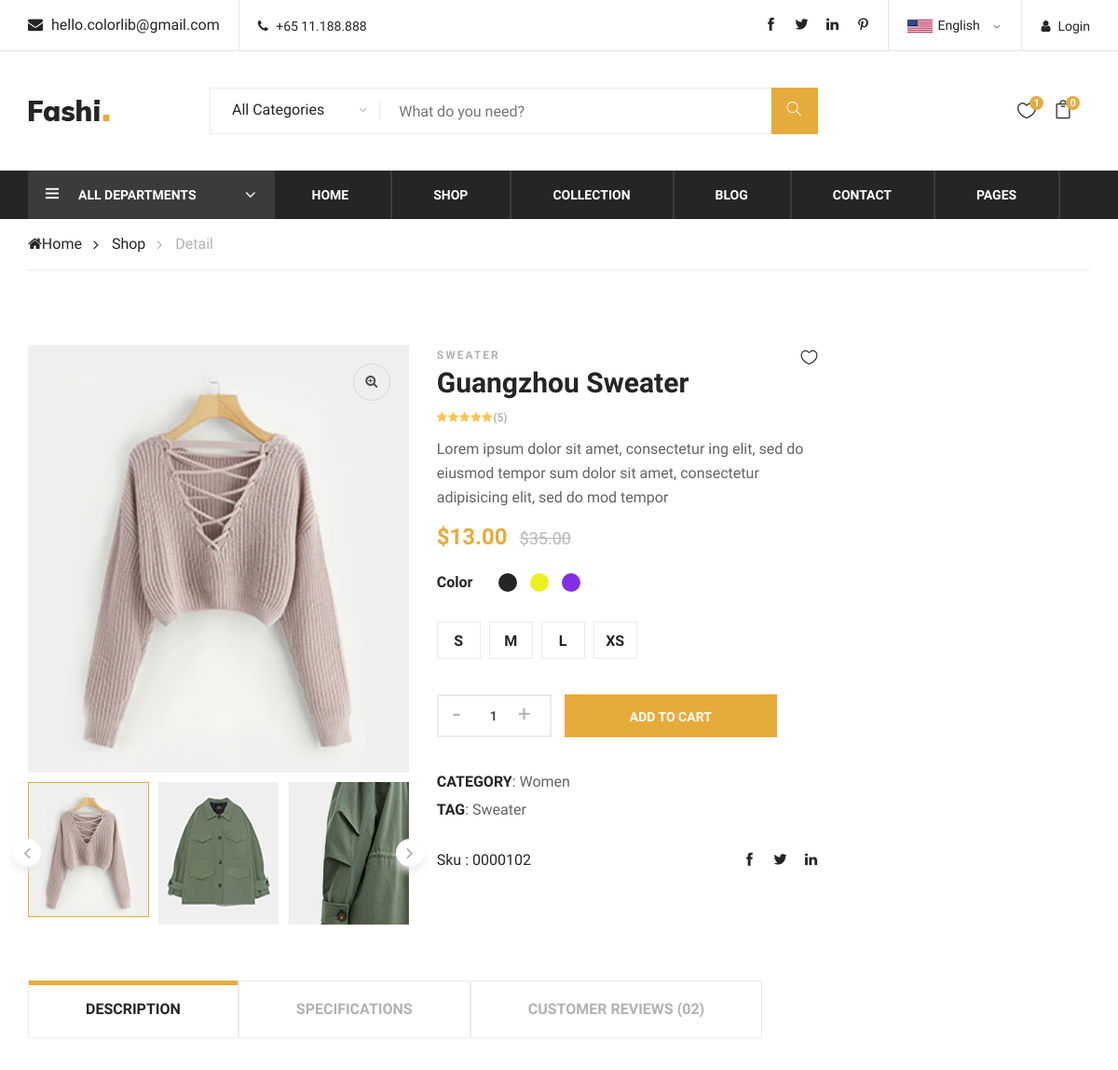
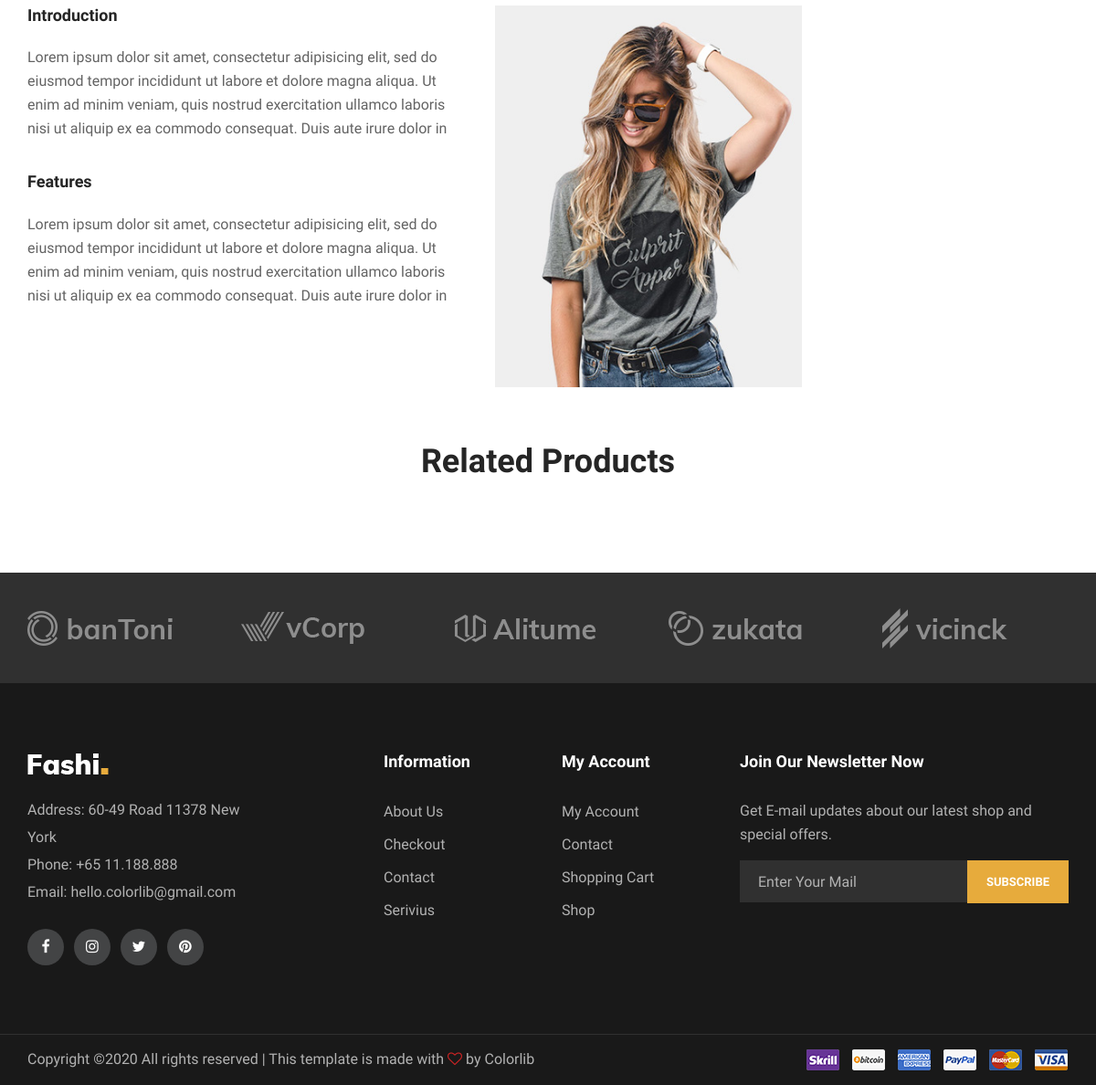
The page /Project/Product.php?id1=102 on the database its author committed (2 pictures, top to bottom).
### tables this page shows
CREATE TABLE `products` (
  `Product_SKU` int(20) NOT NULL,
  `Product_Name` varchar(50) NOT NULL,
  `Product_Price` varchar(20) NOT NULL,
  `Product_Sale_Price` varchar(20) NOT NULL,
  `Sale` varchar(20) NOT NULL,
  `Product_Image` varchar(100) NOT NULL,
  `Product_Category` varchar(20) NOT NULL,
  `Product_Brand` varchar(20) NOT NULL,
  `Product_Color` varchar(20) NOT NULL,
  `Clothing_Size` varchar(20) NOT NULL,
  `Footwear_Size` varchar(20) NOT NULL,
  `Tags` varchar(20) NOT NULL,
  `Product_Brief_Description` varchar(200) NOT NULL,
  `Product_Introduction` varchar(500) NOT NULL,
  `Product_Features` varchar(500) NOT NULL,
  `Product_Status` int(1) NOT NULL
);

### Project/product.php (the view, shortened to what this page needs)
<?php
    include 'config.php';
    include 'header.php';
?>
    <div class="breacrumb-section">
        <div class="container">
            <div class="row">
                <div class="col-lg-12">
                    <div class="breadcrumb-text product-more">
                        <a href="./index.php"><i class="fa fa-home"></i>Home</a>
                        <a href="./shop.php">Shop</a>
                        <span>Detail</span>
                    </div>
                </div>
            </div>
        </div>
    </div>
    <section class="product-shop spad page-details">
        <div class="container">
            <div class="row">
                <?php
                    $sql = "SELECT * FROM products WHERE Product_SKU='".$_GET['id1']."'";
                    $result = mysqli_query($connection,$sql);
                    $view = mysqli_fetch_all($result,MYSQLI_ASSOC);
                    foreach ($view as $key => $value):
                echo "<div class='col-lg-9'>
                    <div class='row'>
                        <div class='col-lg-6'>
                            <div class='product-pic-zoom'>
                                <img class='product-big-img' src='img/products/".$value['Product_Image']."' alt=''>
                                <div class='zoom-icon'>
                                    <i class='fa fa-search-plus'></i>
                                </div>
                            </div>
                            <div class='product-thumbs'>
                                <div class='product-thumbs-track ps-slider owl-carousel'>
                                <div class='pt active' data-imgbigurl='img/products/".$value['Product_Image']."'><img
                                            src='img/products/".$value['Product_Image']."' alt=''></div>
                                    <div class='pt' data-imgbigurl='img/product-single/product-2.jpg'><img src='img/product-single/product-2.jpg' alt=''></div>
                                    <div class='pt' data-imgbigurl='img/product-single/product-3.jpg'><img src='img/product-single/product-3.jpg' alt=''></div>
                                </div>
                            </div>
                        </div>
                        <div class='col-lg-6'>
                            <div class='product-details'>
                                <div class='pd-title'>
                                    <span>".$value['Tags']."</span>
                                    <h3>".$value['Product_Name']."</h3>
                                    <a href='#' class='heart-icon'><i class='icon_heart_alt'></i></a>
                                </div>
                                <div class='pd-rating'>
                                    <i class='fa fa-star'></i>
                                    <i class='fa fa-star'></i>
                                    <i class='fa fa-star'></i>
                                    <i class='fa fa-star'></i>
                                    <i class='fa fa-star'></i>
                                    <span>(5)</span>
                                </div>
                                <div class='pd-desc'>
                                    <p>".$value['Product_Brief_Description']."</p>
                                    <h4>$".$value['Product_Sale_Price']."<span>$".$value['Product_Price']."</span></h4>
                                </div>
                                <div class='pd-color'>
                                    <h6>Color</h6>
                                    <div class='pd-color-choose'>
                                        <div class='cc-item'>
                                            <label for='cc-black'></label>
                                        </div>
                                        <div class='cc-item'>
                                            <label for='cc-yellow' class='cc-yellow'></label>
                                        </div>
                                        <div class='cc-item'>
                                            <label for='cc-violet' class='cc-violet'></label>
                                        </div>
                                    </div>
                                </div>
                                <div class='pd-size-choose'>
                                    <div class='sc-item'>
                                        <label for='sm-size'>s</label>
                                    </div>
                                    <div class='sc-item'>
                                        <label for='md-size'>m</label>
                                    </div>
                                    <div class='sc-item'>
                                        <label for='lg-size'>l</label>
                                    </div>
                                    <div class='sc-item'>
                                        <label for='xl-size'>xs</label>
                                    </div>
                                </div>
                                <div class='quantity'>
                                    <div class='pro-qty'>
                                        <input type='text' value='1' id='quantity'>
                                    </div>
                                    <a href='javascript:;' class='primary-btn pd-cart' id='addtocart' data-id2='".$value['Product_SKU']."'>Add To Cart</a>
                                </div>
                                <ul class='pd-tags'>
                                    <li><span>CATEGORY</span>: ".$value['Product_Category']."</li>
                                    <li><span>TAG</span>: ".$value['Tags']."</li>
                                </ul>
                                <div class='pd-share'>
                                    <div class='p-code'>Sku : 0000".$value['Product_SKU']."</div>
                                    <div class='pd-social'>
                                        <a href='#'><i class='ti-facebook'></i></a>
                                        <a href='#'><i class='ti-twitter-alt'></i></a>
                                        <a href='#'><i class='ti-linkedin'></i></a>
                                    </div>
                                </div>
                            </div>
                        </div>
                    </div>
                    <div class='product-tab'>
                        <div class='tab-item'>
                            <ul class='nav' role='tablist'>
                                <li>
                                    <a class='active' data-toggle='tab' href='#tab-1' role='tab'>DESCRIPTION</a>
                                </li>
                                <li>
                                    <a data-toggle='tab' href='#tab-2' role='tab'>SPECIFICATIONS</a>
                                </li>
                                <li>
                                    <a data-toggle='tab' href='#tab-3' role='tab'>Customer Reviews (02)</a>
                                </li>
                            </ul>
                        </div>
                        <div class='tab-item-content'>
                            <div class='tab-content'>
                                <div class='tab-pane fade-in active' id='tab-1' role='tabpanel'>
                                    <div class='product-content'>
                                        <div class='row'>
                                            <div class='col-lg-7'>
                                                <h5>Introduction</h5>
                                                <p>".$value['Product_Introduction']."</p>
                                                <h5>Features</h5>
                                                <p>".$value['Product_Features']."</p>
                                            </div>
                                            <div class='col-lg-5'>
                                                <img src='img/product-single/tab-desc.jpg' alt=''>
                                            </div>
                                        </div>
                                    </div>
                                </div>
                                <div class='tab-pane fade' id='tab-2' role='tabpanel'>
                                                    <div class='p-price'>$".$value['Product_Sale_Price']."</div>
                                                    <div class='p-size'>".$value['Clothing_Size']."</div>
                                                <td><span>".$value['Product_Color']."</span></td>
                                                    <div class='p-code'>0000".$value['Product_SKU']."</div>
                                </div>";
                            endforeach;?>
                            </div>
                        </div>
                    </div>
                </div>
            </div>
        </div>
    </section>
    <div class="related-products spad">
        <div class="container">
            <div class="row">
                <div class="col-lg-12">
                    <div class="section-title">
                        <h2>Related Products</h2>
                    </div>
                </div>
            </div>
                    </div>
                </div>
    <div class="partner-logo">
        <div class="container">
            <div class="logo-carousel owl-carousel">
                <div class="logo-item">
                    <div class="tablecell-inner">
                        <img src="img/logo-carousel/logo-1.png" alt="">
                    </div>
                </div>
                <div class="logo-item">
                    <div class="tablecell-inner">
                        <img src="img/logo-carousel/logo-2.png" alt="">
                    </div>
                </div>
                <div class="logo-item">
                    <div class="tablecell-inner">
                        <img src="img/logo-carousel/logo-3.png" alt="">
                    </div>
                </div>
                <div class="logo-item">
                    <div class="tablecell-inner">
                        <img src="img/logo-carousel/logo-4.png" alt="">
                    </div>
                </div>
                <div class="logo-item">
                    <div class="tablecell-inner">
                        <img src="img/logo-carousel/logo-5.png" alt="">
                    </div>
                </div>
            </div>
        </div>
    </div>
    <?php include 'footer.php';?>
</body>
</html>

### rows shown on the page
products: Product_Image (picture), Tags "SWEATER", Product_Name "Guangzhou Sweater", Product_Brief_Description "Lorem ipsum dolor sit amet, consectetur ing elit, sed do eiusmod tempor sum dolor sit amet, consectetur adipisicing elit, sed do mod tempor", Product_Sale_Price "13.00", Product_Price "35.00", Product_Category "Women", Tags "Sweater", Product_SKU "102", Product_Introduction "Lorem ipsum dolor sit amet, consectetur adipisicing elit, sed do eiusmod tempor incididunt ut labore et dolore magna aliqua. Ut enim ad minim veniam, quis nostrud exercitation ullamco laboris nisi ut aliquip ex ea commodo consequat. Duis aute irure dolor in", Product_Features "Lorem ipsum dolor sit amet, consectetur adipisicing elit, sed do eiusmod tempor incididunt ut labore et dolore magna aliqua. Ut enim ad minim veniam, quis nostrud exercitation ullamco laboris nisi ut aliquip ex ea commodo consequat. Duis aute irure dolor in"
